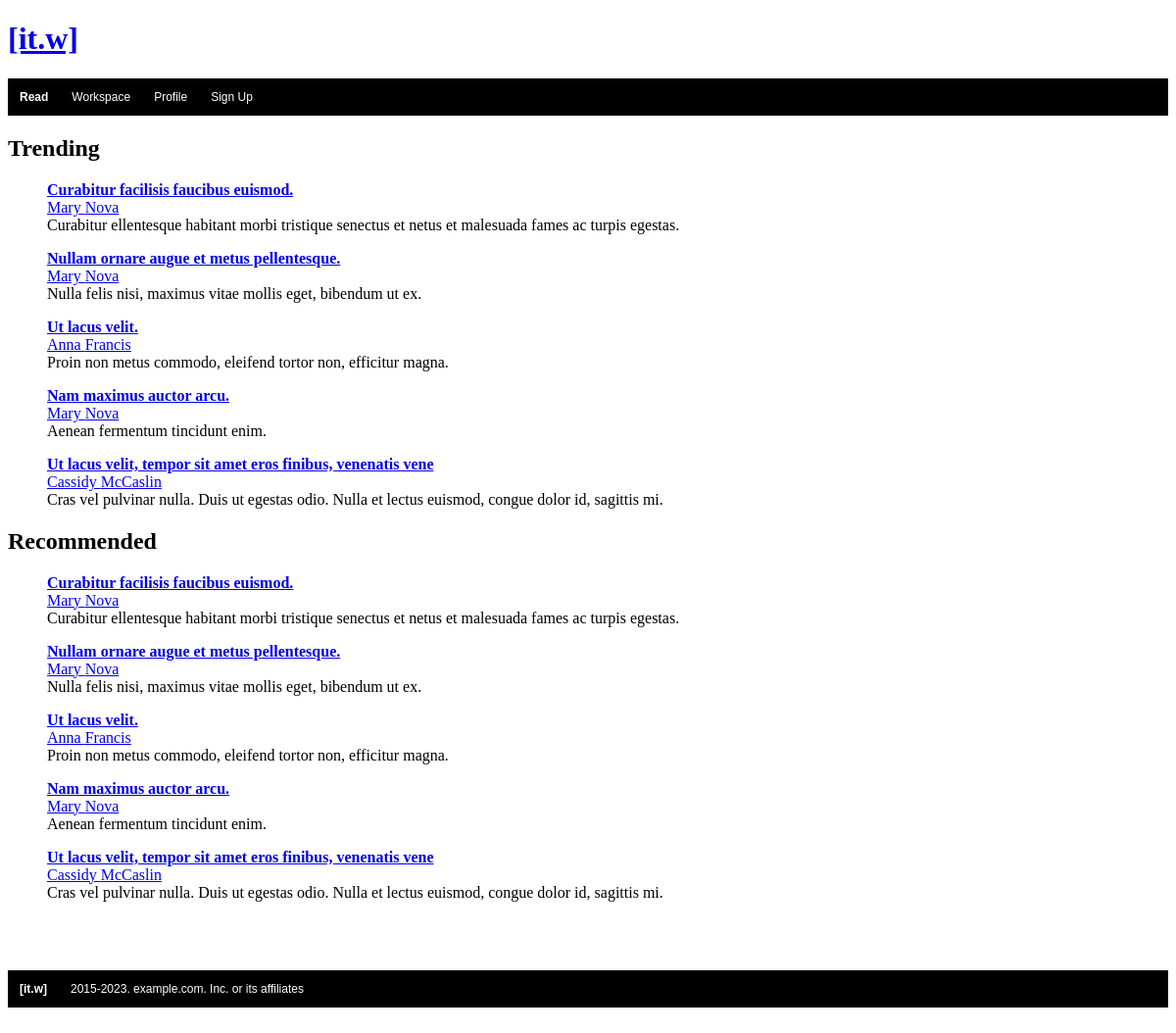
Before: / with the older database file.
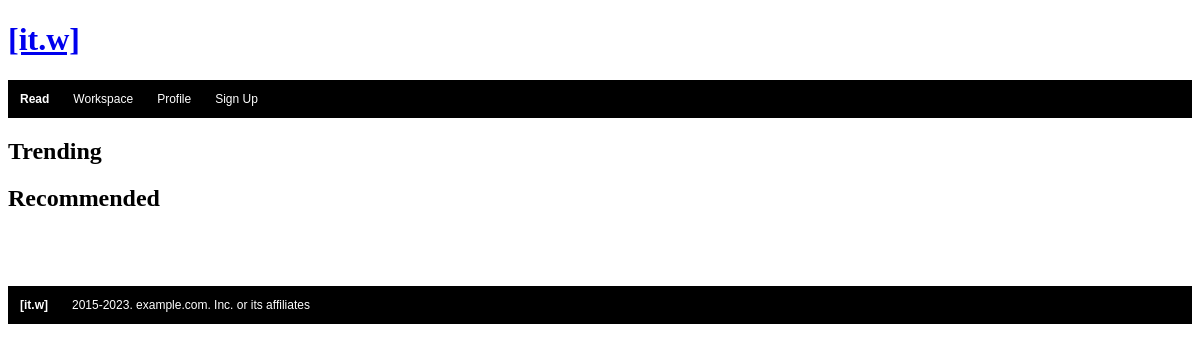
After: the same page with the newer database file.
### articles/models.py (models this page shows)
class Article (models.Model):
    id = models.BigAutoField(primary_key=True) # not in forms
    user = models.ForeignKey (User, on_delete=models.CASCADE)
    headline = models.TextField(max_length=60)
    description = models.TextField (max_length=160)
    body = models.TextField (max_length=4000)
    date_published = models.DateField(auto_now=True) # not in forms
    location = models.CharField(max_length=30, null=True, blank=True)
    cover_image = models.ImageField(upload_to='pics')

class User(models.Model):
    id = models.BigAutoField(primary_key=True) # not in forms
    first_name = models.CharField(max_length=30)
    last_name= models.CharField(max_length=30)
    username = models.CharField(max_length=30)
    email = models.EmailField(max_length=30)
    password=models.CharField(max_length=30)
    short_description = models.TextField (max_length=160, blank=True)
    long_description = models.TextField (max_length=1000, blank=True)

### articles/views.py (the view)
# urls.py: path("" , views.home, name="home"),
def home(request):
    article_obj = Article.objects.all()
    context = {'article_obj' : article_obj }
    return render(request, 'home.html', context)

### articles/templates/home.html (shortened to what this page needs)
<!DOCTYPE html>
<html lang="en">
<head>
</head>
<body>
    {% block content %}
    {% include 'topnav.html'%}
    <h2>Trending</h2>
        {% for article in article_obj %}
        <ul>
            <il><a href="{% url 'article' article.id %}"><strong>{{ article.headline }}</strong></a></il>
            <br>
            <il><a href="{% url 'user' article.user.id %}">{{ article.user.first_name }} {{ article.user.last_name }}</a></il>
            <br>
            <il>{{ article.description }} </il>
        </ul>
        {% endfor %}
    <h2>Recommended</h2>
        {% for article in article_obj %}
        <ul>
            <il><a href="{% url 'article' article.id %}"><strong>{{ article.headline }}</strong></a></il>
            <br>
            <il><a href="{% url 'user' article.user.id %}">{{ article.user.first_name }} {{ article.user.last_name }}</a></il>
            <br>
            <il>{{ article.description }} </il>
        </ul>
        {% endfor %}
        {% include 'footer.html'%}
    {% endblock %}
</body>
</html>

### articles/templates/topnav.html
{% load static %}
<link rel="stylesheet" href="{% static 'articles/css/style.css' %}">
<h1><a href="{% url 'home' %}">[it.w]</a></h1>
<div class="topnav">
    <a href="{% url 'home' %}"><strong>Read</strong></a>
    <a href="{% url 'workspace' %}">Workspace</a>
    <a href="#user">Profile</a>
    <a href="{% url 'signup' %}">Sign Up</a>
</div>

### articles/templates/footer.html
{% block content %}
    {% load static %}
<br>
<br>
<br>
<link rel="stylesheet" href="{% static 'articles/style.css' %}">
<div class="topnav">
    <a href="{% url 'home' %}"><strong>[it.w]</strong></a>
    <a> 2015-2023. example.com. Inc. or its affiliates</a>
</div>
<br>
{% endblock %}

### articles/static/articles/css/style.css (style rules this page uses)
.topnav { background-color: black; overflow:auto; }
.topnav a { float: left; color: white; text-align: center; padding: 12px 12px; text-decoration: none; font-size: 12px; font-family: Arial, Helvetica, sans-serif; display:grid; }

Changed rows visible on the page:
removed Article: headline "Curabitur facilisis faucibus euismod.", user.first_name "Mary", user.last_name "Nova", description "Curabitur ellentesque habitant morbi tristique senectus et netus et malesuada fames ac turpis egestas."
removed Article: headline "Nullam ornare augue et metus pellentesque.", user.first_name "Mary", user.last_name "Nova", description "Nulla felis nisi, maximus vitae mollis eget, bibendum ut ex."
removed Article: headline "Ut lacus velit.", user.first_name "Anna", user.last_name "Francis", description "Proin non metus commodo, eleifend tortor non, efficitur magna."
removed Article: headline "Nam maximus auctor arcu.", user.first_name "Mary", user.last_name "Nova", description "Aenean fermentum tincidunt enim."
removed Article: headline "Ut lacus velit, tempor sit amet eros finibus, venenatis vene", user.first_name "Cassidy", user.last_name "McCaslin", description "Cras vel pulvinar nulla. Duis ut egestas odio. Nulla et lectus euismod, congue dolor id, sagittis mi."
